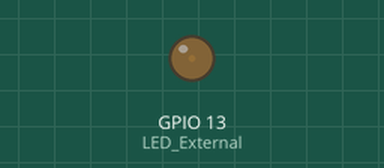
The sketch below on a simulated ESP32. On the bench: output pins drawn as LEDs (lit = HIGH).

Above: at 0.05 s.
At 1.9 s:
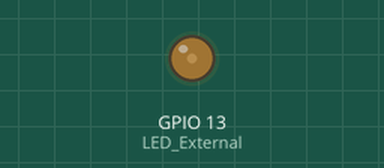
Timing chart, 0 to 6.3 s (numbered marks = the images above):
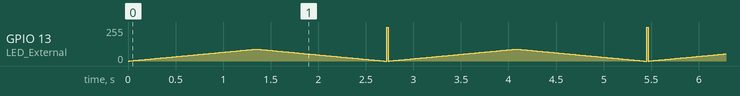

The sketch:

2_LED_PWM.ino
```cpp
#define LED_BUILTIN 2
#define LED_External 13 //Add Variable LED_External and assign it to GPIO13

int DutyCycle = 0; //LED brightness variable, brightnes equals duty cycle
int FadeAmount = 1; // steps of fade
int Delay = 15; //variable called Delay

// the setup function runs once when you press reset or power the board
void setup() {

  ledcAttach(LED_External, 8000, 8); // light the external LED using a 8Khz 8-bit PWM
}

// the loop function runs over and over again forever
void loop() {

  ledcWrite(LED_External, DutyCycle);

  DutyCycle = DutyCycle+FadeAmount;

  // reverse the direction of the fading when the DutyCycle gets to 90%:
 if (DutyCycle >= 90) {
   while(DutyCycle>=0) {
   ledcWrite(LED_External, DutyCycle);
   delay(Delay); // wait for 7 milliseconds to see the dimming effect
   DutyCycle = DutyCycle-FadeAmount;} //decrement DutyCycle
  }
  // wait for 7 milliseconds to see the dimming effect
  delay(Delay);

}
```
